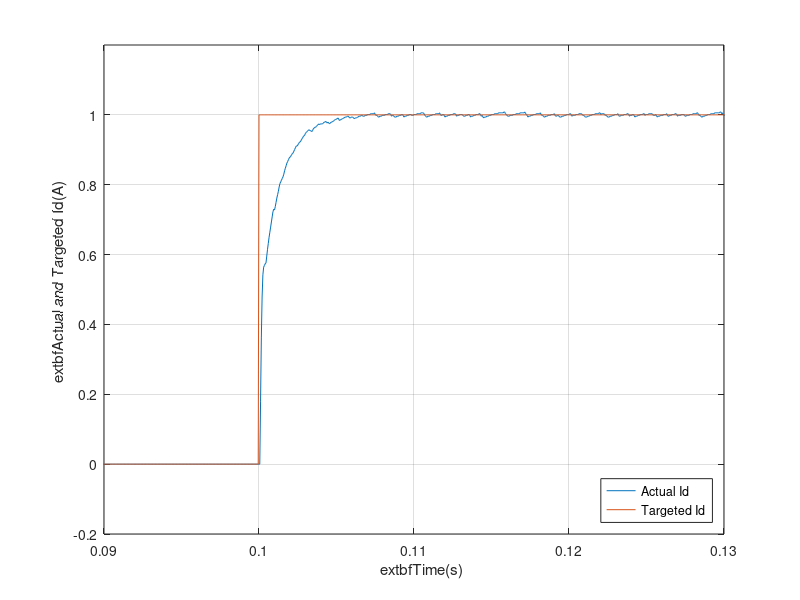

This figure's MATLAB source:
clc;clear;

load("TargetId.mat")

t = TargetId(:,1);
Id = TargetId(:,2);
Target_Id = TargetId(:,3);

plot(t,Id); hold on; grid on;
plot(t,Target_Id); hold off;

xlim([0.09 0.13])
ylim([-0.2 1.2])

xlabel("\textbf{Time(s)}");
ylabel("\textbf{Actual and Targeted Id(A)}");
title("");
legend('Actual Id', 'Targeted Id','Location' ,'southeast');